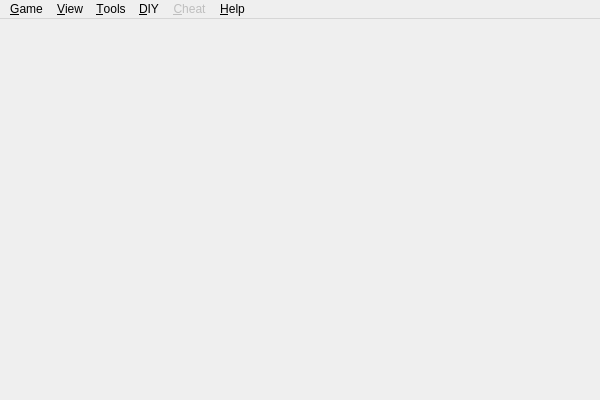
<?xml version="1.0" encoding="UTF-8"?>
<ui version="4.0">
 <class>MainWindow</class>
 <widget class="QMainWindow" name="MainWindow">
  <property name="geometry">
   <rect>
    <x>0</x>
    <y>0</y>
    <width>600</width>
    <height>400</height>
   </rect>
  </property>
  <widget class="QWidget" name="centralWidget"/>
  <widget class="QMenuBar" name="menuBar">
   <property name="geometry">
    <rect>
     <x>0</x>
     <y>0</y>
     <width>600</width>
     <height>23</height>
    </rect>
   </property>
   <widget class="QMenu" name="menuGame">
    <property name="title">
     <string>&amp;Game</string>
    </property>
    <addaction name="actionStart_Game"/>
    <addaction name="actionJoin_Game"/>
    <addaction name="separator"/>
    <addaction name="actionRestart_game"/>
    <addaction name="actionReturn_main"/>
    <addaction name="separator"/>
    <addaction name="actionReplay"/>
    <addaction name="actionExit"/>
   </widget>
   <widget class="QMenu" name="menuOptions">
    <property name="title">
     <string>&amp;Tools</string>
    </property>
    <addaction name="actionConfigure"/>
    <addaction name="actionGeneral_Overview"/>
    <addaction name="actionCard_Overview"/>
    <addaction name="actionScenario_Overview"/>
    <addaction name="actionView_ban_list"/>
    <addaction name="actionRole_assign_table"/>
    <addaction name="separator"/>
    <addaction name="actionAI_Melee"/>
    <addaction name="actionReplay_file_convert"/>
    <addaction name="actionCrypto_audio"/>
    <addaction name="actionDecrypto_audio"/>
    <addaction name="separator"/>
    <addaction name="actionEnable_Hotkey"/>
    <addaction name="actionView_Discarded"/>
    <addaction name="actionView_distance"/>
    <addaction name="actionServerInformation"/>
    <addaction name="separator"/>
    <addaction name="actionBroadcast"/>
    <addaction name="actionKick"/>
    <addaction name="actionSurrender"/>
    <addaction name="actionSaveRecord"/>
   </widget>
   <widget class="QMenu" name="menuHelp">
    <property name="title">
     <string>&amp;Help</string>
    </property>
    <addaction name="actionAbout"/>
    <addaction name="actionAbout_Qt"/>
    <addaction name="actionAbout_Lua"/>
    <addaction name="actionAbout_fmod"/>
    <addaction name="actionAcknowledgement"/>
   </widget>
   <widget class="QMenu" name="menuView">
    <property name="title">
     <string>&amp;View</string>
    </property>
    <addaction name="actionShow_Hide_Menu"/>
    <addaction name="actionFullscreen"/>
    <addaction name="actionMinimize_to_system_tray"/>
    <addaction name="separator"/>
    <addaction name="actionDraw_indicator"/>
    <addaction name="actionDraw_cardname"/>
    <addaction name="actionExpand_dashboard"/>
    <addaction name="actionFit_in_view"/>
    <addaction name="actionAuto_target"/>
   </widget>
   <widget class="QMenu" name="menuCheat">
    <property name="enabled">
     <bool>false</bool>
    </property>
    <property name="title">
     <string>&amp;Cheat</string>
    </property>
    <addaction name="actionGet_card"/>
    <addaction name="actionChange_general"/>
    <addaction name="actionDamage_maker"/>
    <addaction name="actionDeath_note"/>
    <addaction name="actionRevive_wand"/>
    <addaction name="actionSend_lowlevel_command"/>
    <addaction name="actionExecute_script_at_server_side"/>
   </widget>
   <widget class="QMenu" name="menuDIY">
    <property name="title">
     <string>&amp;DIY</string>
    </property>
    <addaction name="actionCard_editor"/>
    <addaction name="actionScript_editor"/>
    <addaction name="actionPackaging"/>
   </widget>
   <addaction name="menuGame"/>
   <addaction name="menuView"/>
   <addaction name="menuOptions"/>
   <addaction name="menuDIY"/>
   <addaction name="menuCheat"/>
   <addaction name="menuHelp"/>
  </widget>
  <action name="actionExit">
   <property name="text">
    <string>&amp;Exit</string>
   </property>
   <property name="shortcut">
    <string>Esc</string>
   </property>
  </action>
  <action name="actionConfigure">
   <property name="enabled">
    <bool>true</bool>
   </property>
   <property name="icon">
    <iconset>
     <normaloff>../image/system/settings.png</normaloff>../image/system/settings.png</iconset>
   </property>
   <property name="text">
    <string>Configure</string>
   </property>
   <property name="shortcut">
    <string>Ctrl+P</string>
   </property>
  </action>
  <action name="actionStart_Game">
   <property name="text">
    <string>Start game</string>
   </property>
   <property name="shortcut">
    <string>F5</string>
   </property>
  </action>
  <action name="actionJoin_Game">
   <property name="text">
    <string>Join game</string>
   </property>
   <property name="shortcut">
    <string>F2</string>
   </property>
  </action>
  <action name="actionGeneral_Overview">
   <property name="text">
    <string>General overview</string>
   </property>
   <property name="shortcut">
    <string>Ctrl+E</string>
   </property>
  </action>
  <action name="actionAbout">
   <property name="text">
    <string>About</string>
   </property>
  </action>
  <action name="actionCard_Overview">
   <property name="text">
    <string>Card overview</string>
   </property>
   <property name="shortcut">
    <string>Ctrl+R</string>
   </property>
  </action>
  <action name="actionEnable_Hotkey">
   <property name="checkable">
    <bool>true</bool>
   </property>
   <property name="text">
    <string>Enable hotkey</string>
   </property>
  </action>
  <action name="actionAbout_Qt">
   <property name="text">
    <string>About Qt</string>
   </property>
  </action>
  <action name="actionView_Discarded">
   <property name="enabled">
    <bool>false</bool>
   </property>
   <property name="text">
    <string>View Discarded</string>
   </property>
   <property name="shortcut">
    <string>Ctrl+D</string>
   </property>
  </action>
  <action name="actionView_distance">
   <property name="enabled">
    <bool>false</bool>
   </property>
   <property name="text">
    <string>View distance</string>
   </property>
   <property name="shortcut">
    <string>Ctrl+I</string>
   </property>
  </action>
  <action name="actionServerInformation">
   <property name="enabled">
    <bool>false</bool>
   </property>
   <property name="text">
    <string>Server information</string>
   </property>
  </action>
  <action name="actionKick">
   <property name="enabled">
    <bool>false</bool>
   </property>
   <property name="text">
    <string>Kick</string>
   </property>
  </action>
  <action name="actionReplay">
   <property name="text">
    <string>Replay</string>
   </property>
   <property name="shortcut">
    <string>F7</string>
   </property>
  </action>
  <action name="actionSaveRecord">
   <property name="enabled">
    <bool>false</bool>
   </property>
   <property name="text">
    <string>Save battle record</string>
   </property>
  </action>
  <action name="actionFullscreen">
   <property name="text">
    <string>Fullscreen</string>
   </property>
   <property name="shortcut">
    <string>Alt+Return</string>
   </property>
  </action>
  <action name="actionShow_Hide_Menu">
   <property name="text">
    <string>Show/Hide menu</string>
   </property>
   <property name="shortcut">
    <string>Alt+M</string>
   </property>
  </action>
  <action name="actionSurrender">
   <property name="enabled">
    <bool>false</bool>
   </property>
   <property name="text">
    <string>Surrender</string>
   </property>
  </action>
  <action name="actionMinimize_to_system_tray">
   <property name="text">
    <string>Minimize to system tray</string>
   </property>
   <property name="shortcut">
    <string>Alt+S</string>
   </property>
  </action>
  <action name="actionRole_assign_table">
   <property name="text">
    <string>Role assign table</string>
   </property>
  </action>
  <action name="actionScenario_Overview">
   <property name="text">
    <string>Scenario overview</string>
   </property>
   <property name="shortcut">
    <string>Ctrl+S</string>
   </property>
  </action>
  <action name="actionScript_editor">
   <property name="enabled">
    <bool>false</bool>
   </property>
   <property name="text">
    <string>Script editor</string>
   </property>
   <property name="visible">
    <bool>false</bool>
   </property>
  </action>
  <action name="actionBroadcast">
   <property name="text">
    <string>Broadcast ...</string>
   </property>
  </action>
  <action name="actionAcknowledgement">
   <property name="text">
    <string>Acknowledgement</string>
   </property>
  </action>
  <action name="actionDamage_maker">
   <property name="enabled">
    <bool>true</bool>
   </property>
   <property name="text">
    <string>Damage maker</string>
   </property>
  </action>
  <action name="actionExpand_dashboard">
   <property name="checkable">
    <bool>true</bool>
   </property>
   <property name="text">
    <string>Expand dashboard</string>
   </property>
  </action>
  <action name="actionGet_card">
   <property name="enabled">
    <bool>true</bool>
   </property>
   <property name="text">
    <string>Get card ...</string>
   </property>
  </action>
  <action name="actionDeath_note">
   <property name="text">
    <string>Death note ...</string>
   </property>
  </action>
  <action name="actionRevive_wand">
   <property name="text">
    <string>Revive wand ...</string>
   </property>
  </action>
  <action name="actionCard_editor">
   <property name="text">
    <string>Card editor ...</string>
   </property>
   <property name="shortcut">
    <string>Ctrl+T</string>
   </property>
  </action>
  <action name="actionPackaging">
   <property name="text">
    <string>Package manager ...</string>
   </property>
   <property name="shortcut">
    <string>Ctrl+L</string>
   </property>
  </action>
  <action name="actionAI_Melee">
   <property name="text">
    <string>AI Melee</string>
   </property>
   <property name="shortcut">
    <string>Ctrl+M</string>
   </property>
  </action>
  <action name="actionReplay_file_convert">
   <property name="text">
    <string>Replay file convert ...</string>
   </property>
  </action>
  <action name="actionSend_lowlevel_command">
   <property name="text">
    <string>Send lowlevel command ...</string>
   </property>
  </action>
  <action name="actionView_ban_list">
   <property name="text">
    <string>View ban list</string>
   </property>
  </action>
  <action name="actionAbout_fmod">
   <property name="text">
    <string>About fmod</string>
   </property>
  </action>
  <action name="actionAbout_Lua">
   <property name="text">
    <string>About Lua</string>
   </property>
  </action>
  <action name="actionExecute_script_at_server_side">
   <property name="text">
    <string>Execute script at server side ...</string>
   </property>
  </action>
  <action name="actionChange_general">
   <property name="text">
    <string>Change general ...</string>
   </property>
  </action>
  <action name="actionCrypto_audio">
   <property name="text">
    <string>Crypto audio ...</string>
   </property>
  </action>
  <action name="actionRestart_game">
   <property name="text">
    <string>Restart game</string>
   </property>
   <property name="shortcut">
    <string>F4</string>
   </property>
  </action>
  <action name="actionReturn_main">
   <property name="text">
    <string>Return main</string>
   </property>
   <property name="shortcut">
    <string>F3</string>
   </property>
  </action>
  <action name="actionDecrypto_audio">
   <property name="text">
    <string>Decrypto audio ...</string>
   </property>
  </action>
  <action name="actionDraw_indicator">
   <property name="checkable">
    <bool>true</bool>
   </property>
   <property name="text">
    <string>Draw indicator</string>
   </property>
  </action>
  <action name="actionDraw_cardname">
   <property name="checkable">
    <bool>true</bool>
   </property>
   <property name="text">
    <string>Draw cardname</string>
   </property>
  </action>
  <action name="actionFit_in_view">
   <property name="checkable">
    <bool>true</bool>
   </property>
   <property name="text">
    <string>Fit in view</string>
   </property>
  </action>
  <action name="actionAuto_target">
   <property name="checkable">
    <bool>true</bool>
   </property>
   <property name="text">
    <string>Auto target</string>
   </property>
  </action>
 </widget>
 <layoutdefault spacing="6" margin="11"/>
 <resources/>
 <connections/>
</ui>
